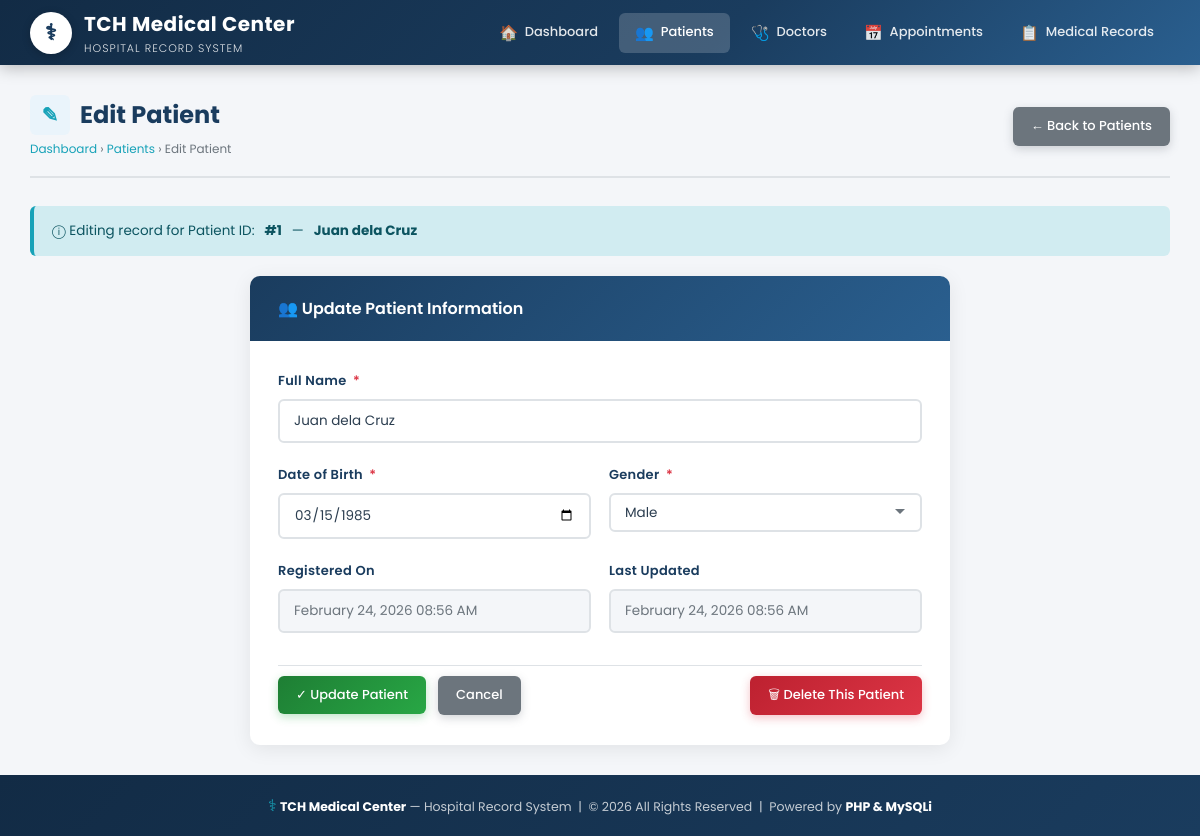
Page /patients/edit.php?id=1 on the committed database.
### tables this page shows
CREATE TABLE IF NOT EXISTS patients (
    id INT AUTO_INCREMENT PRIMARY KEY,
    full_name VARCHAR(100) NOT NULL,
    date_of_birth DATE NOT NULL,
    gender ENUM('Male', 'Female', 'Other') NOT NULL,
    created_at TIMESTAMP DEFAULT CURRENT_TIMESTAMP,
    updated_at TIMESTAMP DEFAULT CURRENT_TIMESTAMP ON UPDATE CURRENT_TIMESTAMP
);

### patients/edit.php (the view, shortened to what this page needs)
<?php
require_once '../config/database.php';
$id = isset($_GET['id']) ? (int)$_GET['id'] : 0;
$res = $conn->query("SELECT * FROM patients WHERE id = $id");
$patient = $res->fetch_assoc();
$full_name     = $patient['full_name'];
$date_of_birth = $patient['date_of_birth'];
$gender        = $patient['gender'];
require_once '../includes/header.php';
require_once '../includes/navbar.php';
?>
<div class="main-content">
    <div class="page-header">
        <div>
            <h1>
                <div class="page-icon">&#9998;</div>
                Edit Patient
            </h1>
            <div class="breadcrumb">
                <a href="../index.php">Dashboard</a> &rsaquo;
                <a href="index.php">Patients</a> &rsaquo;
                Edit Patient
            </div>
        </div>
        <a href="index.php" class="btn btn-secondary">
            &#8592; Back to Patients
        </a>
    </div>
    <div class="alert alert-info">
        &#9432; Editing record for Patient ID: <strong>#<?php echo $id; ?></strong>
        &mdash; <strong><?php echo htmlspecialchars($patient['full_name']); ?></strong>
    </div>
    <div class="form-card">
        <div class="card-header">
            <h2>&#128101; Update Patient Information</h2>
        </div>
        <div class="form-body">
            <form method="POST" action="edit.php?id=<?php echo $id; ?>">
                <div class="form-group">
                    <label for="full_name">
                        Full Name <span class="required">*</span>
                    </label>
                    <input type="text" id="full_name" name="full_name"
                           class="form-control"
                           placeholder="e.g. Juan dela Cruz"
                           value="<?php echo htmlspecialchars($full_name); ?>"
                           required>
                </div>
                <div class="form-row">
                    <div class="form-group">
                        <label for="date_of_birth">
                            Date of Birth <span class="required">*</span>
                        </label>
                        <input type="date" id="date_of_birth" name="date_of_birth"
                               class="form-control"
                               value="<?php echo htmlspecialchars($date_of_birth); ?>"
                               max="<?php echo date('Y-m-d'); ?>"
                               required>
                    </div>
                    <div class="form-group">
                        <label for="gender">
                            Gender <span class="required">*</span>
                        </label>
                        <select id="gender" name="gender" class="form-control" required>
                            <option value="Male"   <?php echo $gender === 'Male'   ? 'selected' : ''; ?>>Male</option>
                        </select>
                    </div>
                </div>
                <div class="form-row">
                    <div class="form-group">
                        <label>Registered On</label>
                        <input type="text" class="form-control"
                               value="<?php echo date('F j, Y h:i A', strtotime($patient['created_at'])); ?>"
                               readonly style="background:#f4f6f9; color:var(--text-muted);">
                    </div>
                    <div class="form-group">
                        <label>Last Updated</label>
                        <input type="text" class="form-control"
                               value="<?php echo date('F j, Y h:i A', strtotime($patient['updated_at'])); ?>"
                               readonly style="background:#f4f6f9; color:var(--text-muted);">
                    </div>
                </div>
                <div class="form-actions">
                    <button type="submit" class="btn btn-success">
                        &#10003; Update Patient
                    </button>
                    <a href="index.php" class="btn btn-secondary">Cancel</a>
                    <a href="delete.php?id=<?php echo $id; ?>"
                       class="btn btn-danger"
                       style="margin-left:auto;">
                        &#128465; Delete This Patient
                    </a>
                </div>
            </form>
        </div>
    </div>
</div>
<?php
require_once '../includes/footer.php';
?>

### assets/css/style.css (style rules this page uses)
:root { --primary: #1a3c5e; --primary-dark: #122b45; --primary-light: #2a5f8f; --accent: #17a2b8; --accent-dark: #117a8b; --success: #28a745; --danger: #dc3545; --warning: #ffc107; --white: #ffffff; --light-bg: #eaf4fb; --light-gray: #f4f6f9; --border: #dee2e6; --text-dark: #2c3e50; --text-muted: #6c757d; --shadow: 0 4px 20px rgba(0, 0, 0, 0.08); --shadow-hover: 0 8px 30px rgba(0, 0, 0, 0.15); --radius: 10px; --radius-sm: 6px; --transition: all 0.3s ease; }
*, *::before, *::after { box-sizing: border-box; margin: 0; padding: 0; }
html { scroll-behavior: smooth; }
body { font-family: 'Poppins', Arial, sans-serif; background-color: var(--light-gray); color: var(--text-dark); font-size: 14px; line-height: 1.6; min-height: 100vh; display: flex; flex-direction: column; }
a { text-decoration: none; color: inherit; transition: var(--transition); }
.main-content { flex: 1; padding: 30px; max-width: 1300px; width: 100%; margin: 0 auto; }
.page-header { display: flex; align-items: center; justify-content: space-between; margin-bottom: 28px; padding-bottom: 18px; border-bottom: 2px solid var(--border); }
.page-header h1 { font-size: 24px; font-weight: 700; color: var(--primary); display: flex; align-items: center; gap: 10px; }
.page-header h1 .page-icon { width: 40px; height: 40px; background: var(--light-bg); border-radius: var(--radius-sm); display: flex; align-items: center; justify-content: center; font-size: 20px; color: var(--accent); }
.breadcrumb { font-size: 12px; color: var(--text-muted); margin-top: 4px; }
.breadcrumb a { color: var(--accent); }
.card-header { background: linear-gradient(135deg, var(--primary) 0%, var(--primary-light) 100%); color: var(--white); padding: 16px 22px; display: flex; align-items: center; justify-content: space-between; }
.card-header h2 { font-size: 16px; font-weight: 600; display: flex; align-items: center; gap: 8px; }
.btn { display: inline-flex; align-items: center; gap: 6px; padding: 9px 18px; border-radius: var(--radius-sm); font-size: 13px; font-weight: 500; cursor: pointer; border: none; transition: var(--transition); text-decoration: none; white-space: nowrap; font-family: 'Poppins', Arial, sans-serif; }
.btn-success { background: linear-gradient(135deg, #1e7e34 0%, var(--success) 100%); color: var(--white); box-shadow: 0 3px 10px rgba(40, 167, 69, 0.3); }
.btn-danger { background: linear-gradient(135deg, #bd2130 0%, var(--danger) 100%); color: var(--white); box-shadow: 0 3px 10px rgba(220, 53, 69, 0.3); }
.btn-secondary { background: #6c757d; color: var(--white); box-shadow: 0 3px 10px rgba(108, 117, 125, 0.3); }
.form-card { background: var(--white); border-radius: var(--radius); box-shadow: var(--shadow); overflow: hidden; max-width: 700px; margin: 0 auto; }
.form-card .card-header { padding: 20px 28px; }
.form-body { padding: 30px 28px; }
.form-group { margin-bottom: 22px; }
.form-group label { display: block; font-size: 13px; font-weight: 600; color: var(--primary); margin-bottom: 7px; letter-spacing: 0.3px; }
.form-group label .required { color: var(--danger); margin-left: 3px; }
.form-control { width: 100%; padding: 10px 14px; border: 2px solid var(--border); border-radius: var(--radius-sm); font-size: 13.5px; font-family: 'Poppins', Arial, sans-serif; color: var(--text-dark); background: var(--white); transition: var(--transition); outline: none; }
select.form-control { cursor: pointer; appearance: none; background-repeat: no-repeat; background-position: right 14px center; padding-right: 36px; }
.form-row { display: grid; grid-template-columns: 1fr 1fr; gap: 18px; }
.form-actions { display: flex; gap: 12px; align-items: center; padding-top: 10px; border-top: 1px solid var(--border); margin-top: 10px; }
.alert { padding: 14px 18px; border-radius: var(--radius-sm); margin-bottom: 20px; font-size: 13.5px; display: flex; align-items: center; gap: 10px; border-left: 4px solid transparent; }
.alert-info { background: #d1ecf1; color: #0c5460; border-left-color: var(--accent); }

### rows in the picture
patients: full_name "Juan dela Cruz", date_of_birth "03/15/1985", gender "Male", created_at "February 24, 2026 08:56 AM", updated_at "February 24, 2026 08:56 AM"

### other values in the picture
$id "1"
